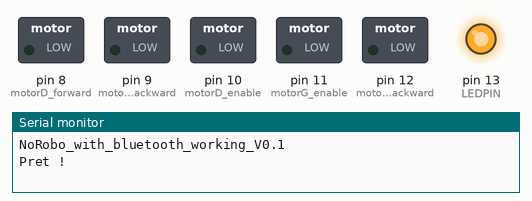
A sketch run on a simulated Arduino Uno, built with avr-gcc and run on an emulated ATmega328P. On the bench: switched loads named in the sketch (green lamp = pin HIGH), output pins drawn as LEDs (lit = HIGH), the last lines printed to the serial monitor.

Above: at 0.01 s.
At 2.51 s:
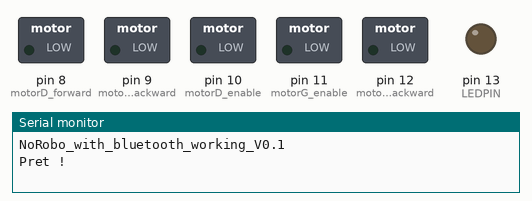
At 5.1 s:
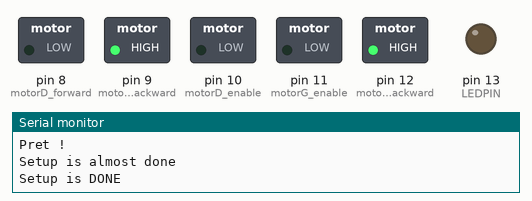
Timing chart, 0 to 6.6 s (numbered marks = the images above):
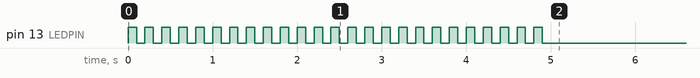

The sketch:

NoRobo-Joystick-BT-commander-2016-04-05.ino
```cpp
/*
 * based on the GyRobo Code "Bal_Code_v8_with_bluetooth_working_SVPWM"
 * No balancing or MPU6050 accelerometer sensor
 *
 * Avance et recule seulement. Ne tourne pas.
 *
 * HC-05 Bluetooth setup for 57 600 baud on the TX and RX pins
 * Joystick BT Commander Version 5.2
 * Button #1: "ON", Button #2: "Fast"
 *
 * Data field #1: "data1", Data field #2: "Power", Data field #3: "Cycle (ms)"
 * note: cycle time must not exceed 4ms
 */


#pragma GCC optimize ("3")


//main loop--------------------------------------------------------
#define LEDPIN   13

bool power = false;            //run only when power is true

uint16_t freqCounter = 0;
uint16_t oldfreqCounter = 0;
uint16_t loop_time = 0;         //how fast is the main loop running


//Bluetooth input stuff------------------------------------------
#define    STX          0x02	// debut d'ordre
#define    ETX          0x03	// fin d'ordre

int16_t joyY, joyX;                                         //smartphone joystick input values

uint8_t cmd[8] = {0, 0, 0, 0, 0, 0, 0, 0};                 // bytes received
uint8_t buttonStatus = 0;                                  // first Byte sent to Android device


//motor control-------------------------------------------------------

// moteur de gauche
int motorG_enable = 11; //pwm
int motorG_forward = 13;
int motorG_backward = 12;

// moteur de droite
int motorD_enable = 10; //pwm
int motorD_forward = 8;
int motorD_backward = 9;


//motor numbers
#define L_Motor 0
#define R_Motor 1

uint16_t MotorPower = 120; // 0 to 255, 255==100% power

uint8_t idl_motor_power = 0;

uint8_t resp_rate = 1; //bluetooth remote joystick multiplier

bool Robot_Direction;

//rotation speed for turning
int8_t rot_Speed = 0;

// speed of motors, 0 to 255
int16_t R_Speed = 0;
int16_t L_Speed = 0;

void setup()
{
  pinMode (LEDPIN, OUTPUT);

  // Start Serial Port
  Serial.begin(57600);
  Serial.println("NoRobo_with_bluetooth_working_V0.1" );
  Serial.println("Pret !");

  for (int i = 0; i < 50; i++)
  {
    digitalWrite(LEDPIN, !digitalRead(LEDPIN));
    delay (100);
  }

  //Setup MOTOR Controller

  Serial.println("Setup is almost done \n\r");
  Bl_Setup();
  Serial.println("Setup is DONE \n\r");


  // empty RX buffer
  while (Serial.available())  Serial.read();
}


void loop()
{
  //run main loop every ~4ms
  if ((freqCounter & 0x07f) == 0)
  {
    // record when loop starts
    oldfreqCounter = freqCounter;

    //test battery voltage every ~1s
    if ((freqCounter & 0x7FFF) == 0)
    {
      // battery_test();
    }

    //send bluetooth output to smartphone every ~0.13s
    if ((freqCounter & 0xFFF) == 0)
    {
      sendBlueToothData();
    }

    //receive bluetooth input from smartphone
    bluetooth();

    //run if on sent from smartphone and battery is charged
    if (power == true ) PID_and_motor_comd();
    else
    {
      motorPowerOff();               //turn motors off if battery is discharged / powered off

      MotorPower = 0;
      // robot_speed = 0;

    }

    //calculate loop time
    if (freqCounter > oldfreqCounter)
    {
      if (loop_time < (freqCounter - oldfreqCounter)) loop_time = freqCounter - oldfreqCounter;
    }

  }
}


//-----------------------------------------------------------------------------------
//bluetooth between smartphone and robot---------------------------------------------
//-----------------------------------------------------------------------------------

void bluetooth()
{
  if (Serial.available())   // data received from smartphone
  {
    cmd[0] =  Serial.read();
    if (cmd[0] == STX)
    {
      int i = 1;
      while (Serial.available())
      {
        cmd[i] = Serial.read();
        if (cmd[i] > 127 || i > 7)                   break; // Communication error
        if ((cmd[i] == ETX) && (i == 2 || i == 7))   break; // Button or Joystick data
        i++;
      }
      if      (i == 2)          getButtonState(cmd[1]);    // 3 Bytes  ex: < STX "C" ETX >
      else if (i == 7)          getJoystickState(cmd);     // 6 Bytes  ex: < STX "200" "180" ETX >
    }
  }
}


void sendBlueToothData()
{
  // Data frame transmitted back from Arduino to Android device:
  // < 0X02   Buttons state   0X01   DataField#1   0x04   DataField#2   0x05   DataField#3    0x03 >
  // < 0X02      "01011"      0X01     "120.00"    0x04     "-4500"     0x05  "Motor enabled" 0x03 >    // example

  Serial.print((char)STX);                                             // Start of Transmission
  Serial.print(getButtonStatusString());    Serial.print((char)0x1);   // buttons status feedback
  Serial.print(MotorPower * 0.3921);     Serial.print((char)0x4);                     // datafield #1
  Serial.print(R_Speed);        Serial.print((char)0x5);    // datafield #2
  Serial.print(L_Speed);                                    // datafield #3
  Serial.print((char)ETX);                                             // End of Transmission

  loop_time = 0;
}


String getButtonStatusString()  {
  String bStatus = "";
  for (int i = 0; i < 6; i++)  {
    if (buttonStatus & (B100000 >> i))      bStatus += "1";
    else                                    bStatus += "0";
  }
  return bStatus;
}


void getJoystickState(byte data[8])    {
  joyX = (data[1] - 48) * 100 + (data[2] - 48) * 10 + (data[3] - 48); // obtain the Int from the ASCII representation
  joyY = (data[4] - 48) * 100 + (data[5] - 48) * 10 + (data[6] - 48);
  joyX = joyX - 200;                                                  // Offset to avoid
  joyY = joyY - 200;                                                  // transmitting negative numbers

  if (joyX < -100 || joyX > 100 || joyY < -100 || joyY > 100)     return; // commmunication error
}


void getButtonState(int bStatus)  {
  switch (bStatus) {
    // -----------------  BUTTON #1  -----------------------
    case 'A':
      buttonStatus |= B000001;        // ON - les autres boutons ne sont pas touchés (1)

      power = true;                   // ON

      break;
    case 'B':
      buttonStatus &= B111110;        // OFF - les autres boutons ne sont pas touchés (1)

      power = false;                   // OFF

      break;

    // -----------------  BUTTON #2  -----------------------
    case 'C':
      buttonStatus |= B000010;        // ON

      resp_rate = 2;

      break;
    case 'D':
      buttonStatus &= B111101;        // OFF
      resp_rate = 1;

      break;

/*

        // -----------------  BUTTON #3  -----------------------
         case 'E':
          //buttonStatus |= B000100;        // ON
           idl_motor_power += 5;

           break;
         case 'F':
           buttonStatus &= B111011;      // OFF
           // your code...

           break;

        // -----------------  BUTTON #4  -----------------------
         case 'G':
          //buttonStatus |= B001000;       // ON
           idl_motor_power -= 5;

           break;
         case 'H':
          buttonStatus &= B110111;    // OFF
           // your code...

          break;

        // -----------------  BUTTON #5  -----------------------
         case 'I':           // configured as momentary button
          buttonStatus |= B010000;        // ON
           // your code...

           break;
         case 'J':
          buttonStatus &= B101111;        // OFF
           // your code...

           break;

        // -----------------  BUTTON #6  -----------------------
         case 'K':
          buttonStatus |= B100000;        // ON
           // your code...

          break;
         case 'L':
          buttonStatus &= B011111;        // OFF
           // your code...

           break;
      */
  }
}


//--------------------------------------------------------------
// code loop timing---------------------------------------------
//--------------------------------------------------------------
// minimize interrupt code length
// is called every 31.875us (510 clock cycles)  ???????
ISR( TIMER1_OVF_vect )
{
  //every 32 count of freqCounter ~1ms
  freqCounter++;

  if ((freqCounter & 0x01) == 0)
  {
    /*
    R_MotorStep += R_Speed;
    L_MotorStep += L_Speed;
    */
  }
}

void PID_and_motor_comd()
{

    //adjust motors to turn robot
    MotorPower = map(abs(joyY), 0, 100, 0, 255);

    if (MotorPower > 255) MotorPower = 255;

    R_Speed = MotorPower;
    L_Speed = MotorPower;

    if(joyY>0) {
      Robot_Direction = true ;
    }else {
      Robot_Direction = false ;
    }

    //run motors
    MoveMotors(R_Motor, Robot_Direction, R_Speed); // always forward (true)
    MoveMotors(L_Motor, Robot_Direction, L_Speed); // always forward (true)
}


//-----------------------------------------------------------------------------------
// motor control ---------------------------------------------
//-----------------------------------------------------------------------------------

void Bl_Setup()
{

  //on initialise les pins du moteur 1
  pinMode(motorG_forward, OUTPUT);
  pinMode(motorG_backward, OUTPUT);
  pinMode(motorG_enable, OUTPUT);

  //on initialise les pins du moteur 2
  pinMode(motorD_forward, OUTPUT);
  pinMode(motorD_backward, OUTPUT);
  pinMode(motorD_enable, OUTPUT);

  digitalWrite(LEDPIN, HIGH);

  cli();//stop interrupts

  //timer setup for 31.250KHZ phase correct PWM
  TCCR0A = 0;
  TCCR0B = 0;
  TCCR0A = _BV(COM0A1) | _BV(COM0B1) | _BV(WGM00);
  TCCR0B = _BV(CS00);
  TCCR1A = 0;
  TCCR1B = 0;
  TCCR1A = _BV(COM1A1) | _BV(COM1B1) | _BV(WGM10);
  TCCR1B = _BV(CS10);
  TCCR2A = 0;
  TCCR2B = 0;
  TCCR2A = _BV(COM2A1) | _BV(COM2B1) | _BV(WGM20);
  TCCR2B = _BV(CS20);

  // enable Timer 1 interrupt
  TIMSK1 = 0;
  TIMSK1 |= _BV(TOIE1);
  // disable arduino standard timer interrupt
  TIMSK0 &= ~_BV(TOIE1);

  sei(); // Start Interrupt

  //turn off all PWM signals
  OCR2A = 0;  //11  APIN
  OCR2B = 0;  //D3
  OCR1A = 0;  //D9  CPIN
  OCR1B = 0;  //D10 BPIN
  OCR0A = 0;  //D6
  OCR0B = 0;  //D5

  // switch off PWM Power
  motorPowerOff();
}

//Fonction qui arrête / démarre les 2 moteurs
void motorPowerOff() {

  MoveMotors(L_Motor, 0, 0);
  MoveMotors(R_Motor, 0, 0);
}

void MoveMotors(uint8_t motorNumber, bool dir, uint16_t power)
{


  // set motor pwm variables
  if (motorNumber == 0)
  {
    analogWrite(motorD_enable, power);
    digitalWrite(motorD_forward, dir);
    digitalWrite(motorD_backward, !dir);
  }

  if (motorNumber == 1)
  {
    analogWrite(motorG_enable, power);
    digitalWrite(motorG_forward, dir);
    digitalWrite(motorG_backward, !dir);
  }
}
```
